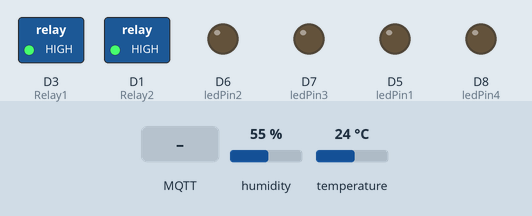
Bench run of a sketch on a simulated ESP8266 (NodeMCU). On the bench: switched loads named in the sketch (green lamp = pin HIGH), output pins drawn as LEDs (lit = HIGH). The test bench sets the inputs (shaded band); at power-on: humidity 55 %, temperature 24 °C. WiFi joins after 1.5 s; servers stay silent unless stated; random numbers use the default seed unless the sketch sets one; no MQTT or app messages arrive unless stated; what the sketch prints to the serial monitor is not drawn.

Above: at 2.7 s.
2.8 s: MQTT message "LED1" arrives on the first subscribed topic
At 11.9 s:
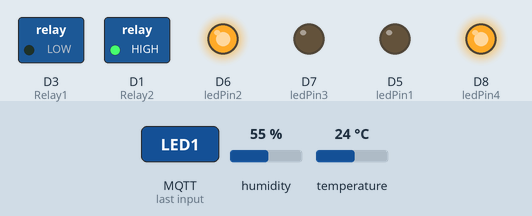
13.0 s: humidity set to 46 %
23.0 s: humidity set to 43 %
At 32.8 s:
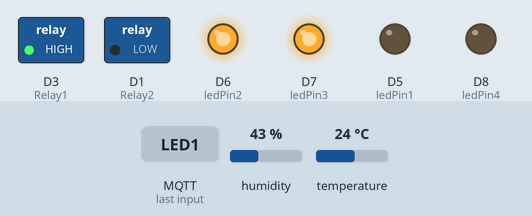
33.1 s: MQTT message "0" arrives on the first subscribed topic
At 42.3 s:
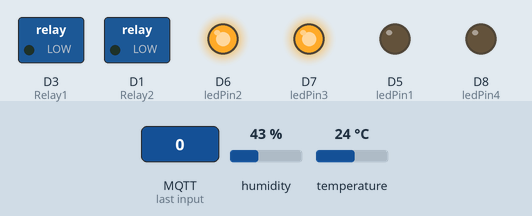
43.1 s: temperature set to 34.2 °C
53.1 s: temperature set to 35.6 °C
At 62.1 s:
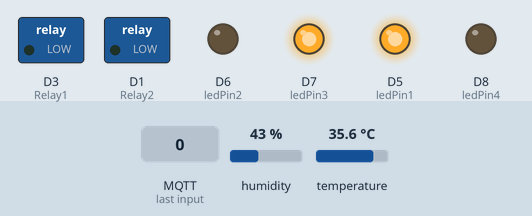
Timing chart, 0 to 63.6 s (numbered marks = the images above; inputs shaded):
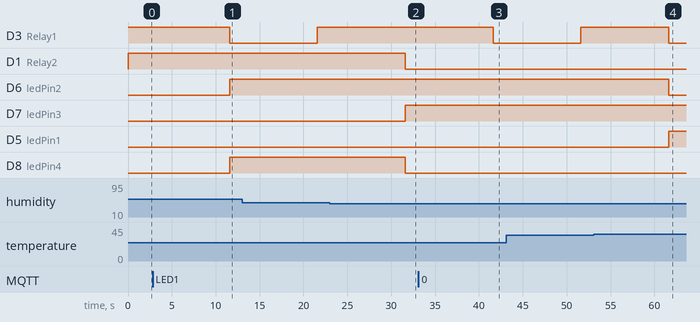

The sketch:

mqtt_MCU_DHT21.ino
```cpp
#include <ESP8266WiFi.h>
#include <Wire.h>
#include <PubSubClient.h>

#include "DHT.h"
#define DHTPIN D2

// Uncomment whatever type you're using!
//#define DHTTYPE DHT11 // DHT 11
//#define DHTTYPE DHT22 // DHT 22 (AM2302), AM2321
#define DHTTYPE DHT21 // DHT 21 (AM2301)

DHT dht(DHTPIN, DHTTYPE);
#define humid "sensor/humid"
#define tempc "sensor/tempc"
#define tempf "sensor/tempf"

int ledPin1 = D5; // ไฟสีเขียวของค่าวัดอุณหภูมิ
int ledPin2 = D6; // ไฟสีแดงของค่าวัดอุณหภูมิ
int ledPin3 = D7; // ไฟสีเขียวของค่าความชื้นในอากาศ
int ledPin4 = D8;  // ไฟสีแดงของค่าความชื้นในอากาศ
int Relay1 = D3; //รีเลย์ควบคุมพัดลม
int Relay2 = D1; //รีเลย์ควบคุมปั้มหมอก

const char* ssid = "Galaxy Note20 Ultra";
const char* password = "12131415";
const char* mqtt_server = "35.240.247.126";

WiFiClient espClient;
PubSubClient client(espClient);

long lastMsg = 0;
char msg[50];
int value = 0;
void setup_wifi() {
  delay(10);
  Serial.println();
  Serial.print("Connecting to ");
  Serial.println(ssid);
  WiFi.begin(ssid, password);
  while (WiFi.status() != WL_CONNECTED) {
    delay(500);
    Serial.print(".");
  }
  randomSeed(micros());
  Serial.println("");
  Serial.println("WiFi connected");
  Serial.println("IP address: ");
  Serial.println(WiFi.localIP());
}
void callback(char* topic, byte* payload, unsigned int length) {
  Serial.print("Message arrived [");
  Serial.print(topic);
  Serial.print("] ");
  for (int i = 0; i < length; i++) {
    Serial.print((char)payload[i]);
  }
  Serial.println();
if (strcmp(topic,"LED1")==0){
    if ((char)payload[0] == '1') {
      digitalWrite(Relay1, HIGH);
    } else {
      digitalWrite(Relay1, LOW);
    }}
      if (strcmp(topic,"LED2")==0){
    if ((char)payload[0] == '1') {
      digitalWrite(Relay2, HIGH);
    } else {
      digitalWrite(Relay2, LOW);
    }}}
void reconnect() {
  while (!client.connected()) {
    Serial.print("Attempting MQTT connection...");
    String clientId = "ESP8266Client-";
    clientId += String(random(0xffff), HEX);
    if (client.connect(clientId.c_str())) {
      Serial.println("connected");
      client.subscribe("LED1");
      client.subscribe("LED2");}
      else {
      Serial.print("failed, rc=");
      Serial.print(client.state());
      Serial.println(" try again in 5 seconds");
      delay(5000);
    }}}
void setup() {
  pinMode(ledPin1, OUTPUT); // sets the pin as output
  pinMode(ledPin2, OUTPUT); // sets the pin as output
  pinMode(ledPin3, OUTPUT);  // sets the pin as output
  pinMode(ledPin4, OUTPUT);  // sets the pin as output
  pinMode(Relay1, OUTPUT); // กำหนดขาทำหน้าที่ให้ขา 2 เป็น OUTPUT
  pinMode(Relay2, OUTPUT);
  digitalWrite(Relay1, HIGH);
  digitalWrite(Relay2, HIGH);
  dht.begin();
  Serial.begin(115200);
  setup_wifi();
  client.setServer(mqtt_server, 1883);
  client.setCallback(callback); }
void loop() {
   if (!client.connected()) {
        reconnect();
      }
      client.loop();

      // Wait a few seconds between measurements.
      delay(10000);

      float t = dht.readTemperature(); // วัดค่าวัดอุณหภูมิ
  if (t < 35) {
    digitalWrite(ledPin1, LOW); // สั่งให้ LED ที่ Pin ดับ *ไฟสีเขียว
    digitalWrite(ledPin2, HIGH); // สั่งให้ LED ที่ Pin2 ติดสว่าง *ไฟสีแดง
    digitalWrite(Relay1, HIGH); // สั่งให้พัดลมติด

  }
  else {
    digitalWrite(ledPin1, HIGH); // สั่งให้ LED ที่ Pin ติดสว่าง *ไฟสีเขียว
    digitalWrite(ledPin2, LOW); // สั่งให้ LED ที่ Pin2 ดับ *ไฟสีแดง
    digitalWrite(Relay1, LOW); // สั่งให้พัดลมดับ
  }

  float h = dht.readHumidity(); // วัดค่าความชื้นในอากาศ
 // int t = dht.readTemperature();
  if (h < 45) {
    digitalWrite(ledPin3, HIGH); // สั่งให้ LED ที่ Pin3 ดับ *ไฟสีเขียว
    digitalWrite(ledPin4, LOW); // สั่งให้ LED ที่ Pin4 ติดสว่าง *ไฟสีแดง
    digitalWrite(Relay2, LOW); // สั่งให้ปั้มหมอกติด
  }
  else {
    digitalWrite(ledPin3, LOW); // สั่งให้ LED ที่ Pin2 ติดสว่าง *ไฟสีเขียว
    digitalWrite(ledPin4, HIGH); // สั่งให้ LED ที่ Pin4 ดับ *ไฟสีแดง
    digitalWrite(Relay2, HIGH); // สั่งให้ปั้มหมอกดับ
  }

     // float h = dht.readHumidity();
      // Read temperature as Celsius (the default)
      //float t = dht.readTemperature();
      // Read temperature as Fahrenheit (isFahrenheit = true)
      float f = dht.readTemperature(true);

      // Check if any reads failed and exit early (to try again).
      if (isnan(h)|| isnan(t) || isnan(f)) {
      Serial.println("☹ ไม่สามารถอ่านจากเซ็นเซอร์ DHT!");
      return;
      }

      Serial.print(" ☀ ☁ ☂ ☼ ");
      Serial.print("อุณหภูมิ         ⇨ "); //อุณหภูมิ
      Serial.print(String(t).c_str());
      Serial.println(" ℃ ");
      client.publish(tempc, String(t).c_str(), true);

      Serial.print(" ❄ ≋≋≋ ❋ ");
      Serial.print("ความชื้นในอากาศ  ⇨ "); //ความชื้นในอากาศ
      Serial.print(String(h).c_str());
      Serial.println("  RH ");
      client.publish(humid, String(h).c_str(), true);
  if (!client.connected()) {
    reconnect(); }
    client.loop();    }
```

Measured:
- the behaviour switches between 45 and 44 % on humidity (found by bisection; images 1 and 2)
- the behaviour switches between 34.9 and 35 °C on temperature (found by bisection; images 3 and 4)
- after the input at 2.8 s, D3 (Relay1): HIGH → LOW after 8.8 s
- after the input at 23.0 s, D1 (Relay2), D8 (ledPin4): HIGH → LOW after 8.6 s; D7 (ledPin3): LOW → HIGH after 8.6 s
- after the input at 33.1 s, D3 (Relay1): HIGH → LOW after 8.5 s
- after the input at 53.1 s, D3 (Relay1), D6 (ledPin2): HIGH → LOW after 8.5 s; D5 (ledPin1): LOW → HIGH after 8.5 s
